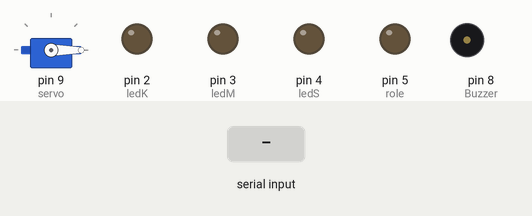
A sketch run on a simulated Arduino Uno, built with avr-gcc and run on an emulated ATmega328P. Shown: servo, output pins drawn as LEDs (lit = HIGH), buzzer (waves = sounding). The inputs (shaded band) are chosen by the test bench.

Above: at 1.2 s.
1.3 s: "1" received over Serial
At 2.4 s:
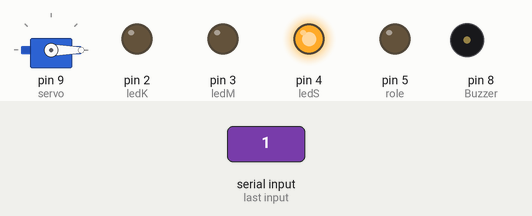
2.8 s: "3" received over Serial
At 3.8 s:
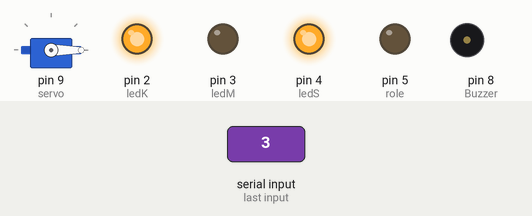
4.3 s: "2" received over Serial
At 4.9 s:
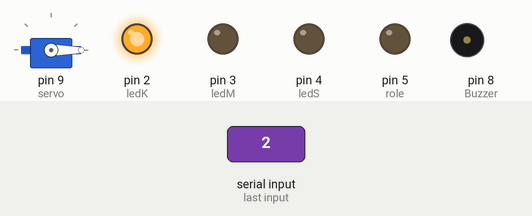
5.8 s: "5" received over Serial
At 7.0 s:
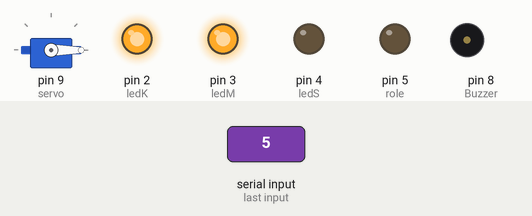
7.3 s: "4" received over Serial
At 8.4 s:
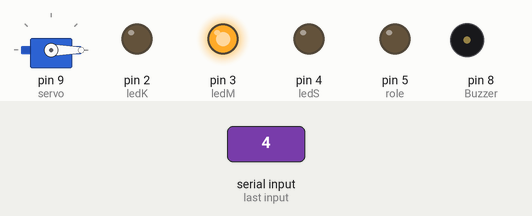
8.8 s: "7" received over Serial
At 9.5 s:
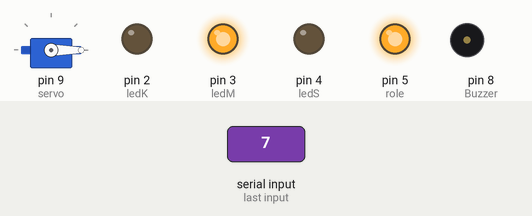
Timing chart, 0 to 11.3 s (numbered marks = the images above; inputs shaded):
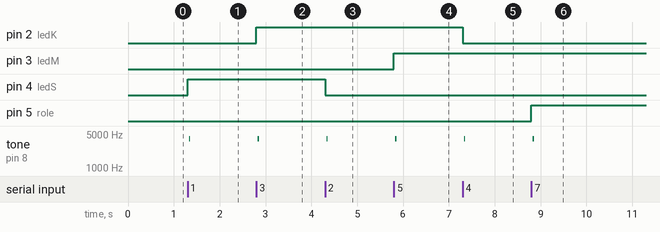

The sketch:

Akilli_Ev.ino
```cpp
#include <Servo.h>  /* Servo kutuphanesi projeye dahil edildi */
Servo servoNesnesi;  /* servo motor nesnesi yaratildi */
int ledK=2,ledM=3,ledS=4,role=5,servo=9;
int Buzzer = 8;

int deger='0';
int sure=30;

void setup() {
  Serial.begin(9600);

  pinMode(ledK, OUTPUT);
  pinMode(ledM, OUTPUT);
  pinMode(ledS, OUTPUT);
  pinMode(role, OUTPUT);

  digitalWrite(ledK,LOW );
  digitalWrite(ledM,LOW );
  digitalWrite(ledS,LOW );

  servoNesnesi.attach(servo);
  servoNesnesi.write(0);
}

void f()
{
    delay(sure);
    tone(Buzzer, 4000);
    delay(sure);
    noTone(Buzzer);
    delay(sure);
}

void LedIslem(int port,int durum)
{
     if(durum %2==1)
     {
        digitalWrite(port,HIGH );
     }
     else{
        digitalWrite(port,LOW );
     }
     f();
}
void loop()
{
  if(Serial.available()>0)
  {
     deger=Serial.read();
    if(deger=='1' || deger=='2')
     {
         LedIslem(ledS,deger);
     }
    else if(deger=='3' || deger=='4')
      {
          LedIslem(ledK,deger);
      }
    else if(deger=='5' || deger=='6')
     {
        LedIslem(ledM,deger);
     }
    else if(deger =='7' || deger =='8')
     {
        LedIslem(role,deger);
     }
     else if(deger =='9')
     {
        servoNesnesi.write(360);  /* Motorun mili 100. dereceye donuyor */
         delay(100);
     }
     else if(deger =='0')
     {
        servoNesnesi.write(0);  /* Motorun mili 100. dereceye donuyor */
         delay(100);
     }
  }
}
```

Measured:
- after the input at 1.3 s, pin 4 (ledS): LOW → HIGH at once; tone on pin 8 (Buzzer): silent → 4000 Hz at once, → silent 0.03 s later
- after the input at 2.8 s, pin 2 (ledK): LOW → HIGH at once; tone on pin 8 (Buzzer): silent → 4000 Hz at once, → silent 0.03 s later
- after the input at 4.3 s, pin 4 (ledS): HIGH → LOW at once; tone on pin 8 (Buzzer): silent → 4000 Hz at once, → silent 0.03 s later
- after the input at 5.8 s, pin 3 (ledM): LOW → HIGH at once; tone on pin 8 (Buzzer): silent → 4000 Hz at once, → silent 0.03 s later
- after the input at 7.3 s, pin 2 (ledK): HIGH → LOW at once; tone on pin 8 (Buzzer): silent → 4000 Hz at once, → silent 0.03 s later
- after the input at 8.8 s, pin 5 (role): LOW → HIGH at once; tone on pin 8 (Buzzer): silent → 4000 Hz at once, → silent 0.03 s later
